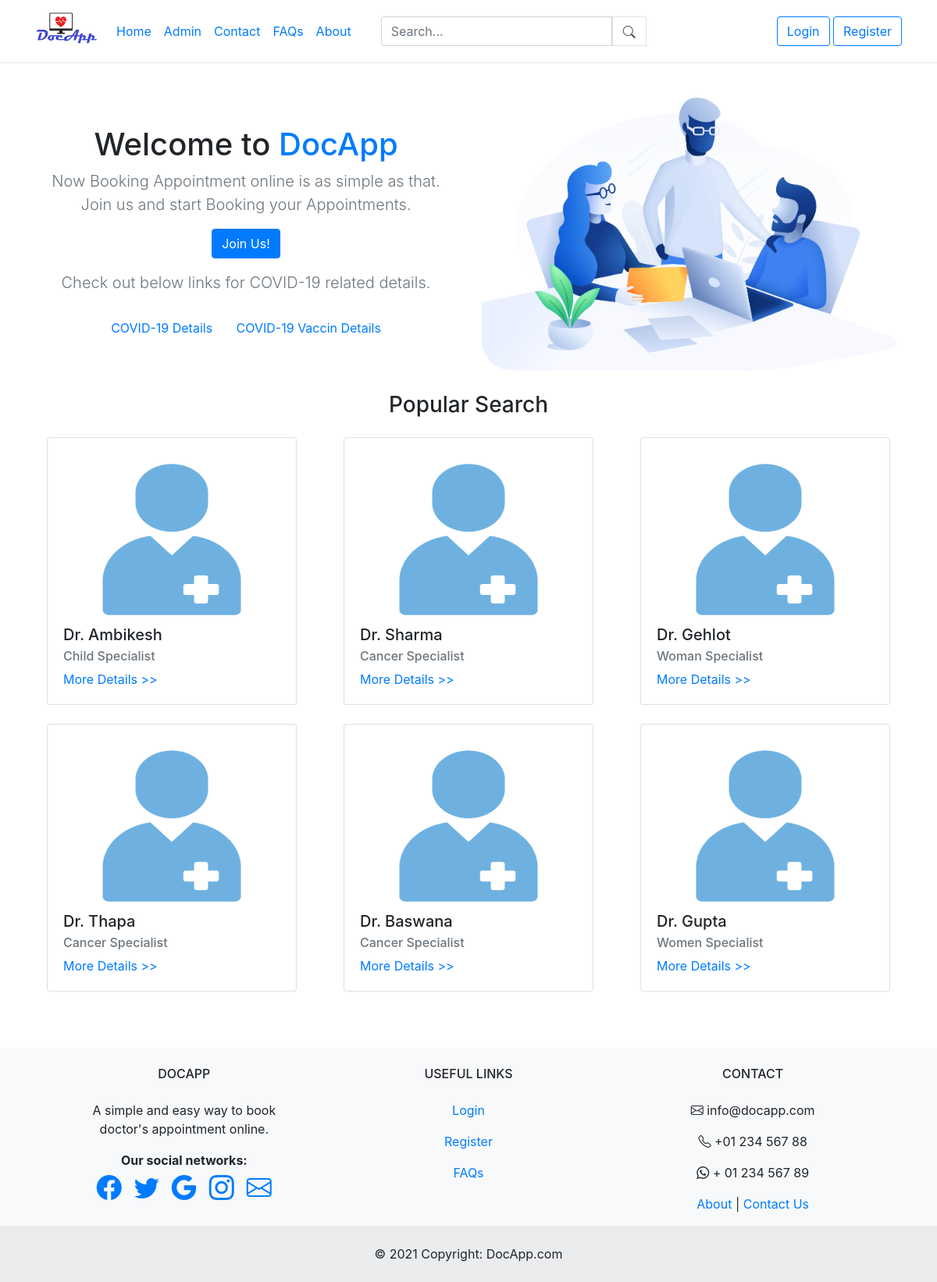
The page / on the database its author committed.
### tables this page shows
CREATE TABLE `doc_info` (
  `d_id` int(11) NOT NULL,
  `d_mail` varchar(255) NOT NULL,
  `d_name` varchar(255) NOT NULL,
  `d_password` varchar(255) NOT NULL,
  `d_address` varchar(255) NOT NULL,
  `d_clinic_address` varchar(255) NOT NULL,
  `d_contact` int(10) NOT NULL,
  `d_specialist` varchar(255) NOT NULL,
  `licence_no` int(11) NOT NULL,
  `d_balance` int(11) NOT NULL DEFAULT 0,
  `self_status` varchar(10) NOT NULL DEFAULT 'NA',
  `admin_permission` varchar(10) NOT NULL DEFAULT 'G',
  `role` varchar(6) NOT NULL DEFAULT 'doctor'
);

### index.php (the view, shortened to what this page needs)
<html>
  <head>
  </head>
  <header>
    <?php include('navbar.php');?>
  </header>
  <body>
<section class="pt-4 pt-md-11">
      <div class="container">
        <div class="row align-items-center">
          <div class="col-12 col-md-5 col-lg-6 order-md-2">
            <img src="main1.png" class="img-fluid mw-md-150 mw-lg-130 mb-6 mb-md-0 aos-init aos-animate" alt="..." data-aos="fade-up" data-aos-delay="100">
          </div>
          <div class="col-12 col-md-7 col-lg-6 order-md-1 aos-init aos-animate" data-aos="fade-up">
            <h1 class=" text-center text-md-start">
              Welcome to <span class="text-primary">DocApp</span>
            </h1>
            <p class="lead text-center text-md-start text-muted mb-6 mb-lg-8">
              Now Booking Appointment online is as simple as that. Join us and start Booking your Appointments.
            </p>
            <div class="text-center text-md-start">
              <a href="register.php" class="btn btn-primary shadow lift me-1">
                Join Us! <i class="fe fe-arrow-right d-none d-md-inline ms-3"></i>
              </a>
            </div>
            <p class="lead text-center text-md-start text-muted mb-6 mb-lg-8 mt-3">
              Check out below links for COVID-19 related details.
            </p>
            <div class="text-center text-md-start mt-4">
            <a href="https://www.mohfw.gov.in/" class="btn btn-primary-soft lift" target="_blank">
                COVID-19 Details
              </a>
              <a href="https://www.cowin.gov.in/" class="btn btn-primary-soft lift" target="_blank">
               COVID-19 Vaccin Details
              </a>
            </div>
          </div>
        </div>
      </div>
    </section>
<div class="container text-center">
    <div class="d-grid gap-2 col-6 mx-auto my-4">
        <h3>Popular Search</h3>
    </div>
</div>
<div class="container">
<div class="row">
<?php
include'dbconn.php';
$sql = "SELECT * FROM doc_info ";
$result = mysqli_query($connect,$sql);
$c=1;
while($row=mysqli_fetch_array($result) and $c<=6){
  $doc_id = $row['d_id'];
?>
  <div class="card mx-4 mx-auto mb-4" style="width: 20rem;">
    <div class="card-body">
      <img src="docIcon.png" class="card-img-top" alt="image" width="180" height="220">
        <h5 class="card-title"> Dr. <?php echo $row['d_name'] ; ?> </h5>
        <h6 class="card-subtitle mb-2 text-muted"><?php echo $row['d_specialist'] ; ?></h6>
        <a href="moreDetails.php?doc_id=<?php echo $doc_id ?>" class="">More Details >></a>
    </div>
</div>
      <?php $c= $c + 1; } ?>
    </div>
</div>
<footer>
  <?php include('footer.php');?>
</footer>
  </body>
</html>

### navbar.php (shortened to what this page needs)
  <header class="p-3 mb-3 border-bottom">
    <div class="container">
      <div class="d-flex flex-wrap align-items-center justify-content-center justify-content-lg-start">
      <img class="d-flex align-items-center mb-2 mr-3" src="logoIcon2.png" alt="Bootstrap" width="80" height="40">
        <ul class="nav col-12 col-lg-auto me-lg-auto mb-2 justify-content-center mb-md-0">
        <?php if ($_SESSION)
            {
              if ($_SESSION['role'] == 'patient')
                echo '<li><a href="user_session.php" class="nav-link px-2 link-dark">Home</a></li>';
              elseif ($_SESSION['role'] == 'doctor')
                echo '<li><a href="doctor_session.php" class="nav-link px-2 link-dark">Home</a></li>';
              elseif ($_SESSION['role'] == 'admin')
                echo '<li><a href="admin_session.php" class="nav-link px-2 link-dark">Home</a></li>';
              else
                echo '<li><a href="index.php" class="nav-link px-2 link-dark">Home</a></li>';
            } else{
              echo '<li><a href="index.php" class="nav-link px-2 link-dark">Home</a></li>';
            }
        ?>
          <?php if ($_SESSION)
              { ?>
          <?php } else {?>
          <li><a href="#loginModalAdmin" data-toggle="modal" class="nav-link px-2 link-dark">Admin</a></li>
          <?php } ?>
          <li><a href="contact.php" class="nav-link px-2 link-dark">Contact</a></li>
          <li><a href="faq.php" class="nav-link px-2 link-dark">FAQs</a></li>
          <li><a href="about.php" class="nav-link px-2 link-dark">About</a></li>
        </ul>
        <form class="col-12 col-lg-4 mb-6 mb-lg-0 " action="search.php" method="get">
        <div class="input-group">
          <input type="search" class="form-control" name="searchElement" placeholder="Search..." aria-label="Search" required>
          <div class="border">
          <button type="submit" class="btn btn-default form-control mt-1"><i class="bi bi-search"></i></button>
          </div>
          </div>
        </form>
<?php  if ($_SESSION)
  { ?>
  <div class="dropdown text-end ml-auto">
          <a href="#" class="d-block nav-link px-2 link-dark text-decoration-none dropdown-toggle bi bi-person-fill" id="dropdownUser1" data-bs-toggle="dropdown" aria-expanded="false">
          <?php if ($_SESSION['role'] == 'doctor'){ echo "Dr. " . $_SESSION['name']; }else{echo " " . $_SESSION['name'];}?>
          </a>
          <ul class="dropdown-menu text-small" aria-labelledby="dropdownUser1">
            <?php if ($_SESSION['role'] == 'patient') {?>
            <li><a class="dropdown-item" href="myAppointmentsP.php">My Booking History</a></li>
            <?php }elseif ($_SESSION['role'] == 'admin') {?>
            <li><a class="dropdown-item" href="customerDetails.php">Customer Details</a></li>
            <li><a class="dropdown-item" href="doctorDetails.php">Doctors Details</a></li>
            <li><a class="dropdown-item" href="bookingDetails.php">Booking Details</a></li>
            <li><a class="dropdown-item" href="admin_session.php">Doctor Booking Requests</a></li>
             <?php }elseif ($_SESSION['role'] == 'doctor') {?>
             <li><a class="dropdown-item" href="myAppointmentsD.php">Today's Appointments</a></li>
             <li><a class="dropdown-item" href="appointmentHistory.php">Appointment History</a></li><?php } ?>
            <li><hr class="dropdown-divider"></li>
            <li><a class="dropdown-item" href="logout.php">Sign out</a></li>
          </ul>
        </div>
<?php } else {?>
        <div class="text-end ml-auto">
        <a class="btn btn-outline-primary me-2" href="login.php" role="button">Login</a>
        <a class="btn btn-outline-primary me-2" href="register.php" role="button">Register</a>
      </div>
        <?php } ?>
      </div>
    </div>
  </header>

### footer.php (shortened to what this page needs)
<link rel="stylesheet" href="https://maxcdn.bootstrapcdn.com/bootstrap/4.0.0/css/bootstrap.min.css"
>
<link rel="stylesheet" href="https://cdn.jsdelivr.net/npm/bootstrap-icons@1.5.0/font/bootstrap-icons.css">
<footer class="text-center text-lg-start bg-light">
  <section class="">
    <div class="container text-center text-md-start mt-5">
      <div class="row mt-3">
        <div class="col-md-3 col-lg-4 col-xl-3 mx-auto mb-4 mt-4">
          <h6 class="text-uppercase fw-bold mb-4">
            <i class="fas fa-gem me-3"></i>DocApp
          </h6>
          <p>
            A simple and easy way to book doctor's appointment online.
          </p>
        <div class="fw-bold ">
      <span><b>Our social networks:</b></span>
    </div>
    <div class="d-flex justify-content-center">
      <a href="" class="me-4 text-reset">
        <i class="bi bi-facebook px-2 "  aria-label="Facebook" style="font-size: 2rem;"></i>
      </a>
      <a href="" class="me-4 text-reset">
        <i class="bi bi-twitter px-2" aria-label="Twitter" style="font-size: 2rem;"></i>
      </a>
      <a href="" class="me-4 text-reset">
        <i class="bi bi-google px-2" aria-label="Google" style="font-size: 2rem;"></i>
      </a>
      <a href="" class="me-4 text-reset">
        <i class="bi bi-instagram px-2" aria-label="Instagram" style="font-size: 2rem;"></i>
      </a>
      <a href="" class="me-4 text-reset">
        <i class="bi bi-envelope px-2" aria-label="Mail" style="font-size: 2rem;"></i>
      </a>
    </div>
        </div>
        <div class="col-md-3 col-lg-2 col-xl-2 mx-auto mb-4 mt-4">
          <h6 class="text-uppercase fw-bold mb-4">
            Useful links
          </h6>
          <?php  if ($_SESSION)
              { }
              else
              {
                ?>
          <p>
            <a  href="login.php" class="text-reset">Login</a>
          </p>
          <p>
            <a href="register.php" class="text-reset">Register</a>
          </p>
          <?php }?>
          <p>
            <a href="faq.php" class="text-reset">FAQs</a>
          </p>
        </div>
        <div class="col-md-4 col-lg-3 col-xl-3 mx-auto mb-md-0 mb-4 mt-4">
          <h6 class="text-uppercase fw-bold mb-4">
            Contact
          </h6>
          <p>
            <i class="bi bi-envelope"></i></i>
            info@docapp.com
          </p>
          <p><i class="bi bi-telephone"></i></i> +01 234 567 88</p>
          <p><i class="bi bi-whatsapp"></i> + 01 234 567 89</p>
          <p>
            <a href="about.php" class="text-reset">About </a> | <a href="contact.php" class="text-reset">Contact Us</a>
          </p>
        </div>
      </div>
    </div>
  </section>
 <div class="text-center p-4" style="background-color: rgba(0, 0, 0, 0.05);">
    © 2021 Copyright:
    <a class="text-reset fw-bold">DocApp.com</a>
  </div>
</footer>

### rows shown on the page
doc_info: d_name "Ambikesh", d_specialist "Child Specialist"
doc_info: d_name "Sharma", d_specialist "Cancer Specialist"
doc_info: d_name "Gehlot", d_specialist "Woman Specialist"
doc_info: d_name "Thapa", d_specialist "Cancer Specialist"
doc_info: d_name "Baswana", d_specialist "Cancer Specialist"
doc_info: d_name "Gupta", d_specialist "Women Specialist"
